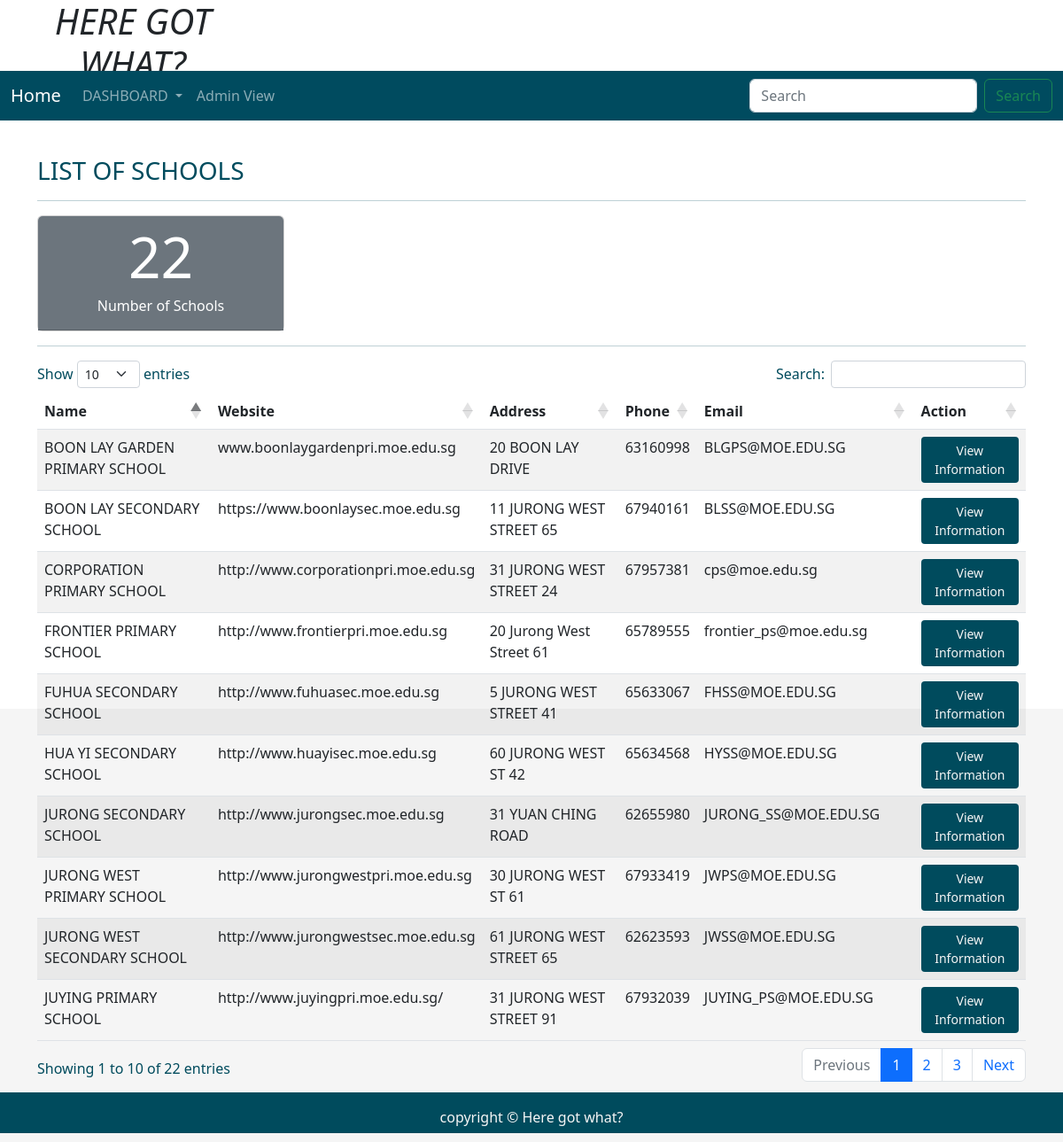
Screenshot of /singleuserschool/JURONG WEST with the database file from the repository.
### tables this page shows
CREATE TABLE "school" (
	"name"	TEXT,
	"url_address"	TEXT,
	"address"	TEXT,
	"postal"	TEXT,
	"phone"	TEXT,
	"email"	TEXT,
	"mrt"	TEXT,
	"bus"	TEXT,
	"town"	TEXT,
	"zone"	TEXT,
	"type"	TEXT,
	"nature"	TEXT,
	"mainlvl"	TEXT,
	PRIMARY KEY("name")
);

### application.py (the view)
@application.route('/singleuserschool/<string:town>')
def singleuserschool(town):
    user = get_active_user()
    db = get_database()
    param =  '%'+town+'%'
    userschool_cur = db.execute('SELECT * from school join population on school.town = population.town where school.town like ?', [town])
    all_userschool_info = userschool_cur.fetchall()
    countschool_cur = db.execute('select count(name) from school join population on school.town = population.town where school.town like ?', [town])
    count_school_info = countschool_cur.fetchall()
    countS = count_school_info[0]
    print(all_userschool_info)
    return render_template('userschoolDashboard.html', user = user, all_userschool_info = all_userschool_info, countS=countS)

### application.py (called while the page is built)
@application.teardown_appcontext
def close_database(error):
    if hasattr(g, 'ICT2103Web_db'):
        g.ICT2103Web_db.close()

def get_active_user():
    user = None
    if 'user' in session:
        user = session['user']
        db = get_database()
        user_cur = db.execute('select * from users where name =?', [user])
        user = user_cur.fetchone()
    return user

### database.py (called while the page is built)
def connect_to_database():
    sql = sqlite3.connect('C:/ICT2103Web/ICT2103Web.db')
    sql.row_factory = sqlite3.Row
    return sql

def get_database():
    if not hasattr(g, 'ICT2103Web_db'):
        g.ICT2103Web_db = connect_to_database()
    return  g.ICT2103Web_db

### templates/userschoolDashboard.html (shortened to what this page needs)
<!DOCTYPE html>
<html lang="en">
<head>
    <link rel="stylesheet" href="https://cdnjs.cloudflare.com/ajax/libs/font-awesome/4.7.0/css/font-awesome.min.css">
    <link href="https://cdn.jsdelivr.net/npm/bootstrap@5.1.3/dist/css/bootstrap.min.css" rel="stylesheet"
>
    <link rel="stylesheet" href="{{ url_for('static', filename='home.css')}}" type="text/css">
    <link rel="stylesheet" href="https://cdnjs.cloudflare.com/ajax/libs/twitter-bootstrap/5.2.0/css/bootstrap.min.css">
    <link rel="stylesheet" href="https://cdn.datatables.net/1.12.1/css/dataTables.bootstrap5.min.css">
</head>
<body>
    <div class="parent">
        <div class="child child1">
            <h1 class="text-center"><i>HERE GOT WHAT?</i></h1>
        </div>
        <div class="child child3 dropdown">
            <nav class="navbar navbar-expand-lg navbar-dark" style="background-color: #004b5f;">
                <div class="container-fluid">
                    <a class="navbar-brand" href="{{url_for('normaluserDashboard')}}">Home</a>
                    <div class="collapse navbar-collapse" id="navbarSupportedContent">
                        <ul class="navbar-nav me-auto mb-2 mb-lg-0">
                            <li class="nav-item dropdown">
                                <a class="nav-link dropdown-toggle" href="#" id="navbarDropdown" role="button"
                                    data-bs-toggle="dropdown" aria-expanded="false">
                                    DASHBOARD
                                </a>
                            </li>
                            <li class="nav-item">
                                <a class="nav-link" href="{{url_for('index')}}">Admin View</a>
                            </li>
                        </ul>
                        <form class="d-flex">
                            <input class="form-control me-2" type="search" placeholder="Search" aria-label="Search">
                            <button class="btn btn-outline-success" type="submit">Search</button>
                        </form>
                    </div>
                </div>
            </nav>
        </div>
        <div class="child child6  container" style="color:rgb(0, 75, 93);">
            <div class="table-responsive-lg caption-top">
                <caption>
                    <h3>LIST OF SCHOOLS</h3>
                </caption>
                <hr>
                <div class="col-md-3">
                    <div class="card">
                        <div class="card-header bg-secondary text-white">
                            <div class="row align-items-center">
                                <div class="col" style="text-align: center;">
                                    {% for countS in countS %}
                                    <h3 class="display-3 counter">{{ countS }}</h3>
                                    {% endfor %}
                                    <h6>Number of Schools</h6>
                                </div>
                            </div>
                        </div>
                    </div>
                </div>
                <hr>
                <table class="table table-striped " id="example">
                    <thead>
                        <tr>
                            <th scope="col">Name</th>
                            <th scope="col">Website</th>
                            <th scope="col">Address</th>
                            <th scope="col">Phone</th>
                            <th scope="col">Email</th>
                            <th scope="col">Action</th>
                        </tr>
                    </thead>
                    <tbody>
                        {% for school in all_userschool_info %}
                        <tr>
                            <td scope="row">{{ school['name'] }}</td>
                            <td scope="row">{{ school['url_address'] }}</td>
                            <td scope="row">{{ school['address'] }}</td>
                            <td scope="row">{{ school['phone'] }}</td>
                            <td scope="row">{{ school['email'] }}</td>
                            <td>
                                <a class="btn btn-sm" style="background-color:rgb(0, 75, 93); color:whitesmoke;"
                                    href="{{url_for('userschoolinfo', name = school['name'])}}">View Information</a>
                            </td>
                        </tr>
                        {% endfor %}
                    </tbody>
                </table>
            </div>
        </div>
        <div class="child child7" style="background-color:rgb(0, 75, 93); color:whitesmoke;">
            <p class="p-3 text-center">copyright &copy Here got what?</p>
        </div>
    </div>
</body>
</html>

### static/home.css (style rules this page uses)
html, body { height: 100%; background-color:whitesmoke; color:rgb(0, 75, 93); }
.parent { height: 100%; display: grid; grid-template-columns: repeat(4, 1fr); grid-template-rows: 10% 5% 7% auto 7%; }
.child { margin-bottom: 10px; }
.child1 { grid-column: 1/2; grid-row: 1/2; }
.child3 { grid-column: 1/-1; grid-row: 2/3; }
.child6 { grid-column: 1/-1; grid-row: 4/5; }
.child7 { grid-column: 1/-1; grid-row: 5/6; }

### rows the page displays
school: name "BOON LAY GARDEN PRIMARY SCHOOL", url_address "www.boonlaygardenpri.moe.edu.sg", address "20 BOON LAY DRIVE", phone "63160998", email "BLGPS@MOE.EDU.SG"
school: name "BOON LAY SECONDARY SCHOOL", url_address "https://www.boonlaysec.moe.edu.sg", address "11 JURONG WEST STREET 65", phone "67940161", email "BLSS@MOE.EDU.SG"
school: name "CORPORATION PRIMARY SCHOOL", url_address "http://www.corporationpri.moe.edu.sg", address "31 JURONG WEST STREET 24", phone "67957381", email "cps@moe.edu.sg"
school: name "FRONTIER PRIMARY SCHOOL", url_address "http://www.frontierpri.moe.edu.sg", address "20 Jurong West Street 61", phone "65789555", email "frontier_ps@moe.edu.sg"
school: name "FUHUA SECONDARY SCHOOL", url_address "http://www.fuhuasec.moe.edu.sg", address "5 JURONG WEST STREET 41", phone "65633067", email "FHSS@MOE.EDU.SG"
school: name "HUA YI SECONDARY SCHOOL", url_address "http://www.huayisec.moe.edu.sg", address "60 JURONG WEST ST 42", phone "65634568", email "HYSS@MOE.EDU.SG"
school: name "JURONG SECONDARY SCHOOL", url_address "http://www.jurongsec.moe.edu.sg", address "31 YUAN CHING ROAD", phone "62655980", email "JURONG_SS@MOE.EDU.SG"
school: name "JURONG WEST PRIMARY SCHOOL", url_address "http://www.jurongwestpri.moe.edu.sg", address "30 JURONG WEST ST 61", phone "67933419", email "JWPS@MOE.EDU.SG"
school: name "JURONG WEST SECONDARY SCHOOL", url_address "http://www.jurongwestsec.moe.edu.sg", address "61 JURONG WEST STREET 65", phone "62623593", email "JWSS@MOE.EDU.SG"
school: name "JUYING PRIMARY SCHOOL", url_address "http://www.juyingpri.moe.edu.sg/", address "31 JURONG WEST STREET 91", phone "67932039", email "JUYING_PS@MOE.EDU.SG"

### other values shown
{{ countS }} "22"
